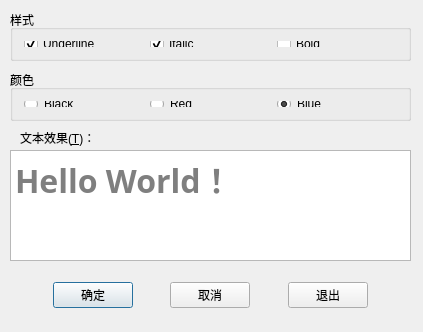
<?xml version="1.0" encoding="UTF-8"?>
<ui version="4.0">
 <class>HelloWorldDialogClass</class>
 <widget class="QDialog" name="HelloWorldDialogClass">
  <property name="geometry">
   <rect>
    <x>0</x>
    <y>0</y>
    <width>423</width>
    <height>332</height>
   </rect>
  </property>
  <property name="windowTitle">
   <string>自动布局对话框</string>
  </property>
  <widget class="QGroupBox" name="groupBox">
   <property name="geometry">
    <rect>
     <x>10</x>
     <y>10</y>
     <width>401</width>
     <height>51</height>
    </rect>
   </property>
   <property name="title">
    <string>样式</string>
   </property>
   <layout class="QHBoxLayout" name="horizontalLayout">
    <item>
     <widget class="QCheckBox" name="cb1">
      <property name="text">
       <string>Underline</string>
      </property>
      <property name="checked">
       <bool>true</bool>
      </property>
     </widget>
    </item>
    <item>
     <widget class="QCheckBox" name="cb2">
      <property name="text">
       <string>Italic</string>
      </property>
      <property name="checked">
       <bool>true</bool>
      </property>
     </widget>
    </item>
    <item>
     <widget class="QCheckBox" name="cb3">
      <property name="text">
       <string>Bold</string>
      </property>
     </widget>
    </item>
   </layout>
  </widget>
  <widget class="QGroupBox" name="groupBox_2">
   <property name="geometry">
    <rect>
     <x>10</x>
     <y>70</y>
     <width>401</width>
     <height>51</height>
    </rect>
   </property>
   <property name="title">
    <string>颜色</string>
   </property>
   <layout class="QHBoxLayout" name="horizontalLayout_2">
    <item>
     <widget class="QRadioButton" name="rb1">
      <property name="text">
       <string>Black</string>
      </property>
     </widget>
    </item>
    <item>
     <widget class="QRadioButton" name="rb2">
      <property name="text">
       <string>Red</string>
      </property>
     </widget>
    </item>
    <item>
     <widget class="QRadioButton" name="rb3">
      <property name="text">
       <string>Blue</string>
      </property>
      <property name="checked">
       <bool>true</bool>
      </property>
     </widget>
    </item>
   </layout>
  </widget>
  <widget class="QTextBrowser" name="tbHello">
   <property name="geometry">
    <rect>
     <x>10</x>
     <y>150</y>
     <width>401</width>
     <height>111</height>
    </rect>
   </property>
   <property name="font">
    <font>
     <family>Aharoni</family>
     <pointsize>24</pointsize>
     <weight>75</weight>
     <bold>true</bold>
    </font>
   </property>
   <property name="documentTitle">
    <string/>
   </property>
   <property name="readOnly">
    <bool>false</bool>
   </property>
   <property name="placeholderText">
    <string>Hello World！</string>
   </property>
  </widget>
  <widget class="QWidget" name="horizontalLayoutWidget">
   <property name="geometry">
    <rect>
     <x>10</x>
     <y>270</y>
     <width>401</width>
     <height>51</height>
    </rect>
   </property>
   <layout class="QHBoxLayout" name="horizontalLayout_3">
    <item>
     <spacer name="horizontalSpacer">
      <property name="orientation">
       <enum>Qt::Horizontal</enum>
      </property>
      <property name="sizeHint" stdset="0">
       <size>
        <width>40</width>
        <height>20</height>
       </size>
      </property>
     </spacer>
    </item>
    <item>
     <widget class="QPushButton" name="btnOK">
      <property name="text">
       <string>确定</string>
      </property>
     </widget>
    </item>
    <item>
     <spacer name="horizontalSpacer_2">
      <property name="orientation">
       <enum>Qt::Horizontal</enum>
      </property>
      <property name="sizeHint" stdset="0">
       <size>
        <width>40</width>
        <height>20</height>
       </size>
      </property>
     </spacer>
    </item>
    <item>
     <widget class="QPushButton" name="btnCancel">
      <property name="text">
       <string>取消</string>
      </property>
     </widget>
    </item>
    <item>
     <spacer name="horizontalSpacer_3">
      <property name="orientation">
       <enum>Qt::Horizontal</enum>
      </property>
      <property name="sizeHint" stdset="0">
       <size>
        <width>40</width>
        <height>20</height>
       </size>
      </property>
     </spacer>
    </item>
    <item>
     <widget class="QPushButton" name="btnQuit">
      <property name="text">
       <string>退出</string>
      </property>
     </widget>
    </item>
    <item>
     <spacer name="horizontalSpacer_4">
      <property name="orientation">
       <enum>Qt::Horizontal</enum>
      </property>
      <property name="sizeHint" stdset="0">
       <size>
        <width>40</width>
        <height>20</height>
       </size>
      </property>
     </spacer>
    </item>
   </layout>
  </widget>
  <widget class="QLabel" name="label">
   <property name="geometry">
    <rect>
     <x>20</x>
     <y>130</y>
     <width>91</width>
     <height>16</height>
    </rect>
   </property>
   <property name="text">
    <string>文本效果(&amp;T)：</string>
   </property>
   <property name="buddy">
    <cstring>tbHello</cstring>
   </property>
  </widget>
 </widget>
 <layoutdefault spacing="6" margin="11"/>
 <tabstops>
  <tabstop>cb1</tabstop>
  <tabstop>cb2</tabstop>
  <tabstop>cb3</tabstop>
  <tabstop>rb1</tabstop>
  <tabstop>rb2</tabstop>
  <tabstop>rb3</tabstop>
  <tabstop>tbHello</tabstop>
  <tabstop>btnOK</tabstop>
  <tabstop>btnCancel</tabstop>
  <tabstop>btnQuit</tabstop>
 </tabstops>
 <resources>
  <include location="HelloWorldDialog.qrc"/>
 </resources>
 <connections>
  <connection>
   <sender>btnQuit</sender>
   <signal>clicked()</signal>
   <receiver>HelloWorldDialogClass</receiver>
   <slot>close()</slot>
   <hints>
    <hint type="sourcelabel">
     <x>332</x>
     <y>295</y>
    </hint>
    <hint type="destinationlabel">
     <x>211</x>
     <y>165</y>
    </hint>
   </hints>
  </connection>
  <connection>
   <sender>btnCancel</sender>
   <signal>clicked()</signal>
   <receiver>HelloWorldDialogClass</receiver>
   <slot>reject()</slot>
   <hints>
    <hint type="sourcelabel">
     <x>191</x>
     <y>296</y>
    </hint>
    <hint type="destinationlabel">
     <x>253</x>
     <y>323</y>
    </hint>
   </hints>
  </connection>
  <connection>
   <sender>btnOK</sender>
   <signal>clicked()</signal>
   <receiver>HelloWorldDialogClass</receiver>
   <slot>accept()</slot>
   <hints>
    <hint type="sourcelabel">
     <x>105</x>
     <y>298</y>
    </hint>
    <hint type="destinationlabel">
     <x>133</x>
     <y>326</y>
    </hint>
   </hints>
  </connection>
 </connections>
</ui>
